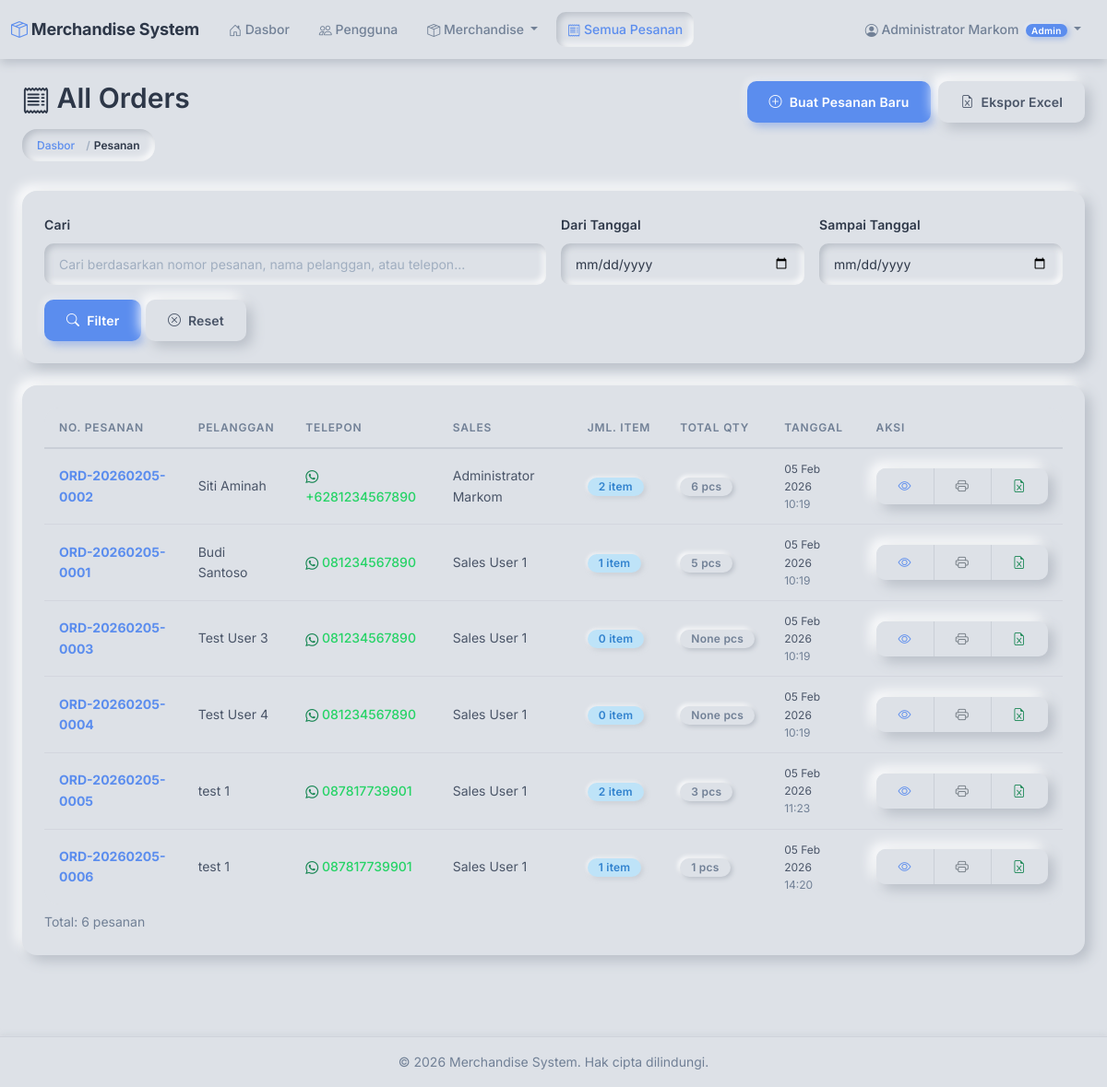
The app's page /orders/ (signed in), older data.
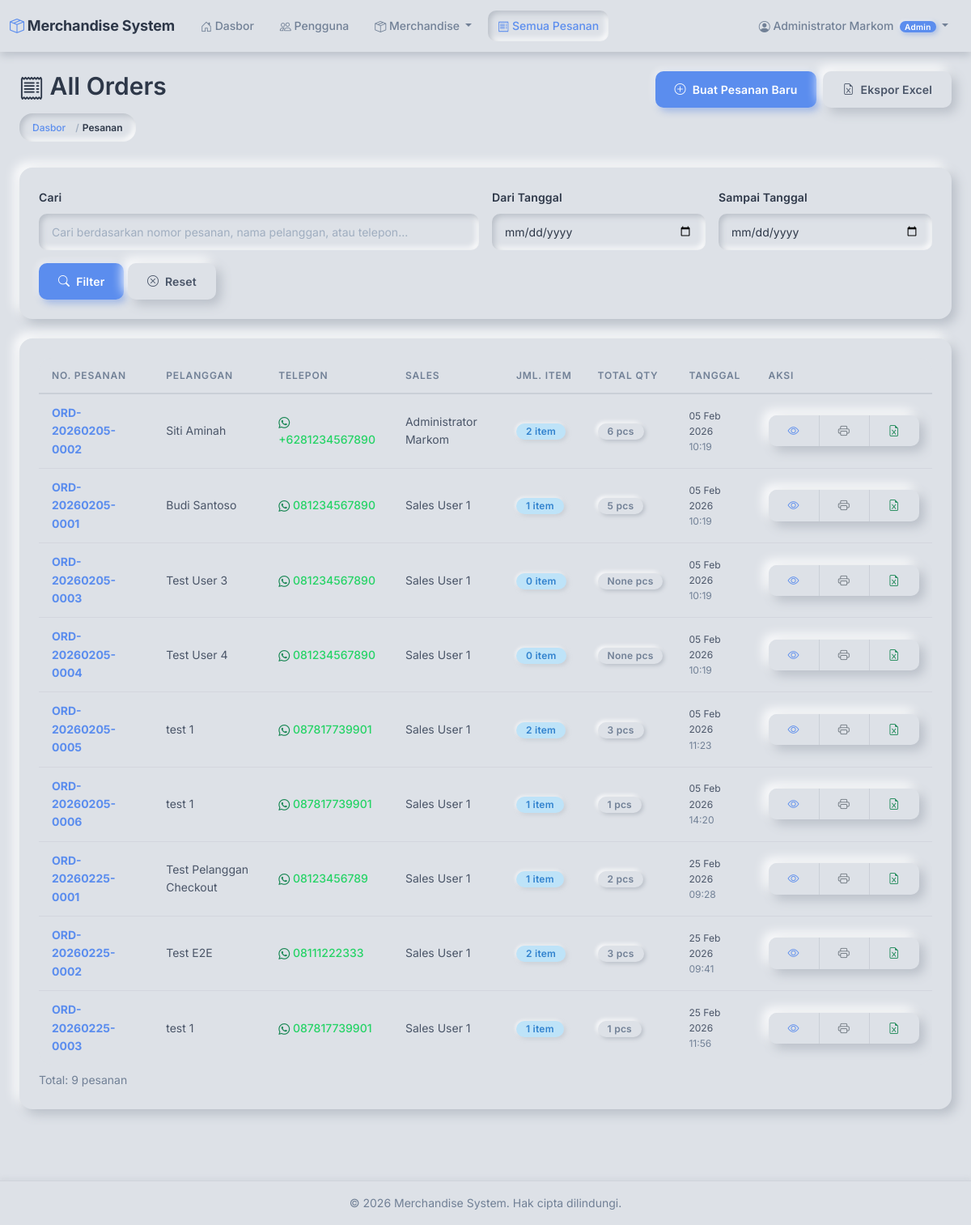
The same page, newer data.
### orders/models.py (models this page shows, shortened)
class Order(models.Model):
    order_number = models.CharField(
        max_length=50,
        unique=True,
        help_text='Auto-generated order number (ORD-YYYYMMDD-XXXX)'
    )
    customer_name = models.CharField(
        max_length=200,
        help_text='Customer full name'
    )
    customer_phone = models.CharField(
        max_length=20,
        help_text='Customer WhatsApp number'
    )
    sales_user = models.ForeignKey(
        settings.AUTH_USER_MODEL,
        on_delete=models.PROTECT,
        related_name='orders',
        help_text='Sales user who created this order'
    )
    notes = models.TextField(
        blank=True,
        help_text='Additional notes or comments'
    )
    created_at = models.DateTimeField(
        auto_now_add=True,
        help_text='Order creation timestamp'
    )
    class Meta:
        db_table = 'orders'
        verbose_name = 'Order'
        verbose_name_plural = 'Orders'
        ordering = ['-created_at']

### accounts/models.py (models this page shows, shortened)
class User(AbstractUser):
    class Role(models.TextChoices):
        ADMIN = 'ADMIN', 'Admin (Markom)'
        SALES = 'SALES', 'Sales'
    role = models.CharField(
        max_length=10,
        choices=Role.choices,
        default=Role.SALES,
        help_text='User role: ADMIN for Markom, SALES for sales team'
    )
    full_name = models.CharField(
        max_length=255,
        help_text='Full name of the user'
    )
    phone = models.CharField(
        max_length=20,
        blank=True,
        help_text='Phone number'
    )
    class Meta:
        db_table = 'users'
        verbose_name = 'User'
        verbose_name_plural = 'Users'
        ordering = ['-date_joined']
    @property
    def is_admin(self):
        return self.role == self.Role.ADMIN
    @property
    def is_sales(self):
        return self.role == self.Role.SALES

### orders/views.py (the view)
# urls.py: path('', views.order_list, name='order_list'),
@admin_or_sales_required
def order_list(request):
    search_query = request.GET.get('search', '')
    date_from = request.GET.get('date_from', '')
    date_to = request.GET.get('date_to', '')
    if request.user.is_admin:
        orders = Order.objects.select_related('sales_user').all()
        title = 'All Orders'
    else:
        orders = Order.objects.filter(sales_user=request.user).all()
        title = 'My Orders'
    if search_query:
        orders = orders.filter(
            Q(order_number__icontains=search_query) |
            Q(customer_name__icontains=search_query) |
            Q(customer_phone__icontains=search_query)
        )
    if date_from:
        orders = orders.filter(created_at__date__gte=date_from)
    if date_to:
        orders = orders.filter(created_at__date__lte=date_to)
    orders = orders.annotate(
        item_count=Count('items'),
        total_quantity=Sum('items__quantity')
    )
    context = {
        'orders': orders,
        'title': title,
        'search_query': search_query,
        'date_from': date_from,
        'date_to': date_to
    }
    return render(request, 'orders/order_list.html', context)

### orders/context_processors.py (called while the page is built)
def cart_context(request):
    if request.user.is_authenticated and hasattr(request.user, 'is_sales') and request.user.is_sales:
        cart = Cart(request)
        return {
            'navbar_cart_total': cart.get_total_quantity(),
            'navbar_cart_unique': cart.get_total_unique(),
        }
    return {
        'navbar_cart_total': 0,
        'navbar_cart_unique': 0,
    }

### templates/orders/order_list.html (shortened to what the changed rows need)
{% extends 'base.html' %}
{% block content %}
<div class="container-fluid">
    <div class="row mb-4 align-items-start">
        <div class="col">
            <h2><i class="bi bi-receipt"></i> {{ title }}</h2>
        </div>
    </div>
    <div class="card">
        <div class="card-body">
            {% if orders %}
            <div class="table-responsive">
                <table class="table table-hover">
                    <thead>
                        <tr>
                            <th>No. Pesanan</th>
                            <th>Pelanggan</th>
                            <th>Telepon</th>
                            {% if user.is_admin %}
                            <th>Sales</th>
                            {% endif %}
                            <th>Jml. Item</th>
                            <th>Total Qty</th>
                            <th>Tanggal</th>
                            <th style="width: 120px;">Aksi</th>
                        </tr>
                    </thead>
                    <tbody>
                        {% for order in orders %}
                        <tr>
                            <td>
                                <a href="{% url 'orders:order_detail' order.pk %}" class="text-decoration-none">
                                    <strong>{{ order.order_number }}</strong>
                                </a>
                            </td>
                            <td>{{ order.customer_name }}</td>
                            <td>
                                <a href="https://wa.me/{{ order.customer_phone|cut:'+' }}" target="_blank"
                                   class="text-decoration-none">
                                    <i class="bi bi-whatsapp text-success"></i> {{ order.customer_phone }}
                                </a>
                            </td>
                            {% if user.is_admin %}
                            <td>{{ order.sales_user.full_name }}</td>
                            {% endif %}
                            <td>
                                <span class="badge bg-info">{{ order.item_count }} item</span>
                            </td>
                            <td>
                                <span class="badge bg-secondary">{{ order.total_quantity }} pcs</span>
                            </td>
                            <td style="font-size: var(--text-xs);">
                                {{ order.created_at|date:"d M Y" }}<br>
                                <span class="text-muted">{{ order.created_at|date:"H:i" }}</span>
                            </td>
                            <td>
                                <div class="btn-group btn-group-sm">
                                    <a href="{% url 'orders:order_detail' order.pk %}"
                                       class="btn btn-outline-primary" title="Lihat Detail">
                                        <i class="bi bi-eye"></i>
                                    </a>
                                    <a href="{% url 'orders:order_print' order.pk %}"
                                       class="btn btn-outline-secondary" title="Cetak" target="_blank">
                                        <i class="bi bi-printer"></i>
                                    </a>
                                    <a href="{% url 'orders:order_export_detail_excel' order.pk %}"
                                       class="btn btn-outline-success" title="Ekspor Excel">
                                        <i class="bi bi-file-earmark-excel"></i>
                                    </a>
                                </div>
                            </td>
                        </tr>
                        {% endfor %}
                    </tbody>
                </table>
            </div>
            <div class="text-muted mt-2" style="font-size: var(--text-sm);">
                Total: {{ orders.count }} pesanan
            </div>
            {% endif %}
        </div>
    </div>
</div>
{% endblock %}

Row changes from the older to the newer data that the page shows:
added Order: order_number "ORD-20260225-0001", customer_name "Test Pelanggan Checkout", customer_phone "08123456789", sales_user.full_name "Sales User 1", item_count "1", total_quantity "2", created_at "25 Feb 2026", created_at "09:28"
added Order: order_number "ORD-20260225-0002", customer_name "Test E2E", customer_phone "08111222333", sales_user.full_name "Sales User 1", item_count "2", total_quantity "3", created_at "25 Feb 2026", created_at "09:41"
added Order: order_number "ORD-20260225-0003", customer_name "test 1", customer_phone "087817739901", sales_user.full_name "Sales User 1", item_count "1", total_quantity "1", created_at "25 Feb 2026", created_at "11:56"
Text that changed along with them:
{{ orders.count }}: "6" → "9"
